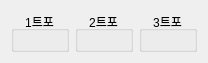
<?xml version="1.0" encoding="UTF-8"?>
<ui version="4.0">
 <class>SkillInfoWidget</class>
 <widget class="QWidget" name="SkillInfoWidget">
  <property name="geometry">
   <rect>
    <x>0</x>
    <y>0</y>
    <width>191</width>
    <height>54</height>
   </rect>
  </property>
  <property name="windowTitle">
   <string>Form</string>
  </property>
  <layout class="QHBoxLayout" name="hLayoutSkillInfoWidget">
   <item>
    <layout class="QVBoxLayout" name="vLayoutSkill"/>
   </item>
   <item>
    <widget class="QGroupBox" name="groupTripod1">
     <property name="title">
      <string>1트포</string>
     </property>
     <property name="alignment">
      <set>Qt::AlignCenter</set>
     </property>
     <layout class="QHBoxLayout" name="hLayoutTripod1"/>
    </widget>
   </item>
   <item>
    <widget class="QGroupBox" name="groupTripod2">
     <property name="title">
      <string>2트포</string>
     </property>
     <property name="alignment">
      <set>Qt::AlignCenter</set>
     </property>
     <layout class="QHBoxLayout" name="hLayoutTripod2"/>
    </widget>
   </item>
   <item>
    <widget class="QGroupBox" name="groupTripod3">
     <property name="title">
      <string>3트포</string>
     </property>
     <property name="alignment">
      <set>Qt::AlignCenter</set>
     </property>
     <layout class="QHBoxLayout" name="hLayoutTripod3"/>
    </widget>
   </item>
  </layout>
 </widget>
 <resources/>
 <connections/>
</ui>
